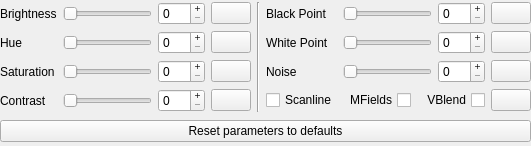
<?xml version="1.0" encoding="UTF-8"?>
<ui version="4.0">
 <class>wdgNTSCCRTLMP88959Filter</class>
 <widget class="QWidget" name="wdgNTSCCRTLMP88959Filter">
  <property name="geometry">
   <rect>
    <x>0</x>
    <y>0</y>
    <width>531</width>
    <height>146</height>
   </rect>
  </property>
  <property name="windowTitle">
   <string notr="true">wdgNTSCCRTLMP88959Filter</string>
  </property>
  <layout class="QVBoxLayout" name="verticalLayout_wdgNTSCCRTLMP88959Filter">
   <property name="leftMargin">
    <number>0</number>
   </property>
   <property name="topMargin">
    <number>0</number>
   </property>
   <property name="rightMargin">
    <number>0</number>
   </property>
   <property name="bottomMargin">
    <number>0</number>
   </property>
   <item>
    <layout class="QGridLayout" name="gridLayout_parameters">
     <item row="3" column="1">
      <widget class="QSlider" name="horizontalSlider_Contrast">
       <property name="maximum">
        <number>255</number>
       </property>
       <property name="orientation">
        <enum>Qt::Horizontal</enum>
       </property>
      </widget>
     </item>
     <item row="1" column="5">
      <widget class="QLabel" name="label_White_Point">
       <property name="text">
        <string>White Point</string>
       </property>
       <property name="alignment">
        <set>Qt::AlignLeading|Qt::AlignLeft|Qt::AlignVCenter</set>
       </property>
      </widget>
     </item>
     <item row="1" column="2">
      <widget class="QSpinBox" name="spinBox_Hue">
       <property name="buttonSymbols">
        <enum>QAbstractSpinBox::PlusMinus</enum>
       </property>
       <property name="maximum">
        <number>255</number>
       </property>
      </widget>
     </item>
     <item row="0" column="6">
      <widget class="QSlider" name="horizontalSlider_Black_Point">
       <property name="maximum">
        <number>100</number>
       </property>
       <property name="orientation">
        <enum>Qt::Horizontal</enum>
       </property>
      </widget>
     </item>
     <item row="1" column="3">
      <widget class="QPushButton" name="pushButton_Hue">
       <property name="text">
        <string notr="true"/>
       </property>
       <property name="icon">
        <iconset resource="resources.qrc">
         <normaloff>:/icon/icons/default.svgz</normaloff>:/icon/icons/default.svgz</iconset>
       </property>
      </widget>
     </item>
     <item row="0" column="0">
      <widget class="QLabel" name="label_Brightness">
       <property name="text">
        <string>Brightness</string>
       </property>
       <property name="alignment">
        <set>Qt::AlignLeading|Qt::AlignLeft|Qt::AlignVCenter</set>
       </property>
      </widget>
     </item>
     <item row="0" column="5">
      <widget class="QLabel" name="label_Black_Point">
       <property name="text">
        <string>Black Point</string>
       </property>
       <property name="alignment">
        <set>Qt::AlignLeading|Qt::AlignLeft|Qt::AlignVCenter</set>
       </property>
      </widget>
     </item>
     <item row="2" column="3">
      <widget class="QPushButton" name="pushButton_Saturation">
       <property name="text">
        <string notr="true"/>
       </property>
       <property name="icon">
        <iconset resource="resources.qrc">
         <normaloff>:/icon/icons/default.svgz</normaloff>:/icon/icons/default.svgz</iconset>
       </property>
      </widget>
     </item>
     <item row="2" column="7">
      <widget class="QSpinBox" name="spinBox_Noise">
       <property name="buttonSymbols">
        <enum>QAbstractSpinBox::PlusMinus</enum>
       </property>
       <property name="maximum">
        <number>255</number>
       </property>
       <property name="value">
        <number>0</number>
       </property>
      </widget>
     </item>
     <item row="2" column="1">
      <widget class="QSlider" name="horizontalSlider_Saturation">
       <property name="maximum">
        <number>50</number>
       </property>
       <property name="orientation">
        <enum>Qt::Horizontal</enum>
       </property>
      </widget>
     </item>
     <item row="2" column="8">
      <widget class="QPushButton" name="pushButton_Noise">
       <property name="text">
        <string notr="true"/>
       </property>
       <property name="icon">
        <iconset resource="resources.qrc">
         <normaloff>:/icon/icons/default.svgz</normaloff>:/icon/icons/default.svgz</iconset>
       </property>
      </widget>
     </item>
     <item row="3" column="0">
      <widget class="QLabel" name="label_Contrast">
       <property name="text">
        <string>Contrast</string>
       </property>
       <property name="alignment">
        <set>Qt::AlignLeading|Qt::AlignLeft|Qt::AlignVCenter</set>
       </property>
      </widget>
     </item>
     <item row="1" column="1">
      <widget class="QSlider" name="horizontalSlider_Hue">
       <property name="maximum">
        <number>255</number>
       </property>
       <property name="orientation">
        <enum>Qt::Horizontal</enum>
       </property>
      </widget>
     </item>
     <item row="0" column="4" rowspan="4">
      <widget class="Line" name="line">
       <property name="orientation">
        <enum>Qt::Vertical</enum>
       </property>
      </widget>
     </item>
     <item row="3" column="2">
      <widget class="QSpinBox" name="spinBox_Contrast">
       <property name="buttonSymbols">
        <enum>QAbstractSpinBox::PlusMinus</enum>
       </property>
       <property name="maximum">
        <number>255</number>
       </property>
      </widget>
     </item>
     <item row="1" column="6">
      <widget class="QSlider" name="horizontalSlider_White_Point">
       <property name="maximum">
        <number>255</number>
       </property>
       <property name="orientation">
        <enum>Qt::Horizontal</enum>
       </property>
      </widget>
     </item>
     <item row="2" column="5">
      <widget class="QLabel" name="label_Noise">
       <property name="text">
        <string>Noise</string>
       </property>
       <property name="alignment">
        <set>Qt::AlignLeading|Qt::AlignLeft|Qt::AlignVCenter</set>
       </property>
      </widget>
     </item>
     <item row="2" column="0">
      <widget class="QLabel" name="label_Saturation">
       <property name="text">
        <string>Saturation</string>
       </property>
       <property name="alignment">
        <set>Qt::AlignLeading|Qt::AlignLeft|Qt::AlignVCenter</set>
       </property>
      </widget>
     </item>
     <item row="0" column="2">
      <widget class="QSpinBox" name="spinBox_Brightness">
       <property name="buttonSymbols">
        <enum>QAbstractSpinBox::PlusMinus</enum>
       </property>
       <property name="maximum">
        <number>100</number>
       </property>
      </widget>
     </item>
     <item row="2" column="2">
      <widget class="QSpinBox" name="spinBox_Saturation">
       <property name="buttonSymbols">
        <enum>QAbstractSpinBox::PlusMinus</enum>
       </property>
       <property name="maximum">
        <number>50</number>
       </property>
      </widget>
     </item>
     <item row="0" column="3">
      <widget class="QPushButton" name="pushButton_Brightness">
       <property name="text">
        <string notr="true"/>
       </property>
       <property name="icon">
        <iconset resource="resources.qrc">
         <normaloff>:/icon/icons/default.svgz</normaloff>:/icon/icons/default.svgz</iconset>
       </property>
      </widget>
     </item>
     <item row="3" column="8">
      <widget class="QPushButton" name="pushButton_Scanline_MFields_VBlend">
       <property name="text">
        <string notr="true"/>
       </property>
       <property name="icon">
        <iconset resource="resources.qrc">
         <normaloff>:/icon/icons/default.svgz</normaloff>:/icon/icons/default.svgz</iconset>
       </property>
      </widget>
     </item>
     <item row="2" column="6">
      <widget class="QSlider" name="horizontalSlider_Noise">
       <property name="minimum">
        <number>0</number>
       </property>
       <property name="maximum">
        <number>255</number>
       </property>
       <property name="orientation">
        <enum>Qt::Horizontal</enum>
       </property>
      </widget>
     </item>
     <item row="1" column="8">
      <widget class="QPushButton" name="pushButton_White_Point">
       <property name="text">
        <string notr="true"/>
       </property>
       <property name="icon">
        <iconset resource="resources.qrc">
         <normaloff>:/icon/icons/default.svgz</normaloff>:/icon/icons/default.svgz</iconset>
       </property>
      </widget>
     </item>
     <item row="3" column="3">
      <widget class="QPushButton" name="pushButton_Contrast">
       <property name="text">
        <string notr="true"/>
       </property>
       <property name="icon">
        <iconset resource="resources.qrc">
         <normaloff>:/icon/icons/default.svgz</normaloff>:/icon/icons/default.svgz</iconset>
       </property>
      </widget>
     </item>
     <item row="0" column="7">
      <widget class="QSpinBox" name="spinBox_Black_Point">
       <property name="buttonSymbols">
        <enum>QAbstractSpinBox::PlusMinus</enum>
       </property>
       <property name="maximum">
        <number>100</number>
       </property>
       <property name="value">
        <number>0</number>
       </property>
      </widget>
     </item>
     <item row="1" column="0">
      <widget class="QLabel" name="label_Hue">
       <property name="text">
        <string>Hue</string>
       </property>
       <property name="alignment">
        <set>Qt::AlignLeading|Qt::AlignLeft|Qt::AlignVCenter</set>
       </property>
      </widget>
     </item>
     <item row="0" column="8">
      <widget class="QPushButton" name="pushButton_Black_Point">
       <property name="text">
        <string notr="true"/>
       </property>
       <property name="icon">
        <iconset resource="resources.qrc">
         <normaloff>:/icon/icons/default.svgz</normaloff>:/icon/icons/default.svgz</iconset>
       </property>
      </widget>
     </item>
     <item row="1" column="7">
      <widget class="QSpinBox" name="spinBox_White_Point">
       <property name="buttonSymbols">
        <enum>QAbstractSpinBox::PlusMinus</enum>
       </property>
       <property name="maximum">
        <number>255</number>
       </property>
       <property name="value">
        <number>0</number>
       </property>
      </widget>
     </item>
     <item row="0" column="1">
      <widget class="QSlider" name="horizontalSlider_Brightness">
       <property name="maximum">
        <number>100</number>
       </property>
       <property name="orientation">
        <enum>Qt::Horizontal</enum>
       </property>
      </widget>
     </item>
     <item row="3" column="6" colspan="2">
      <layout class="QHBoxLayout" name="horizontalLayout_SMV">
       <item>
        <widget class="QCheckBox" name="checkBox_Merge_Fields">
         <property name="layoutDirection">
          <enum>Qt::RightToLeft</enum>
         </property>
         <property name="text">
          <string>MFields</string>
         </property>
        </widget>
       </item>
       <item>
        <widget class="QCheckBox" name="checkBox_Vertical_Blend">
         <property name="layoutDirection">
          <enum>Qt::RightToLeft</enum>
         </property>
         <property name="text">
          <string>VBlend</string>
         </property>
        </widget>
       </item>
      </layout>
     </item>
     <item row="3" column="5">
      <widget class="QCheckBox" name="checkBox_Scanline">
       <property name="layoutDirection">
        <enum>Qt::LeftToRight</enum>
       </property>
       <property name="text">
        <string>Scanline</string>
       </property>
      </widget>
     </item>
    </layout>
   </item>
   <item>
    <widget class="QPushButton" name="pushButton_NTSC_Parameters_reset">
     <property name="text">
      <string>Reset parameters to defaults</string>
     </property>
     <property name="icon">
      <iconset resource="resources.qrc">
       <normaloff>:/icon/icons/overscan_default.svgz</normaloff>:/icon/icons/overscan_default.svgz</iconset>
     </property>
    </widget>
   </item>
  </layout>
 </widget>
 <tabstops>
  <tabstop>horizontalSlider_Brightness</tabstop>
  <tabstop>spinBox_Brightness</tabstop>
  <tabstop>pushButton_Brightness</tabstop>
  <tabstop>horizontalSlider_Hue</tabstop>
  <tabstop>spinBox_Hue</tabstop>
  <tabstop>pushButton_Hue</tabstop>
  <tabstop>horizontalSlider_Saturation</tabstop>
  <tabstop>spinBox_Saturation</tabstop>
  <tabstop>pushButton_Saturation</tabstop>
  <tabstop>horizontalSlider_Contrast</tabstop>
  <tabstop>spinBox_Contrast</tabstop>
  <tabstop>pushButton_Contrast</tabstop>
  <tabstop>horizontalSlider_Black_Point</tabstop>
  <tabstop>spinBox_Black_Point</tabstop>
  <tabstop>pushButton_Black_Point</tabstop>
  <tabstop>horizontalSlider_White_Point</tabstop>
  <tabstop>spinBox_White_Point</tabstop>
  <tabstop>pushButton_White_Point</tabstop>
  <tabstop>horizontalSlider_Noise</tabstop>
  <tabstop>spinBox_Noise</tabstop>
  <tabstop>pushButton_Noise</tabstop>
  <tabstop>checkBox_Scanline</tabstop>
  <tabstop>checkBox_Merge_Fields</tabstop>
  <tabstop>checkBox_Vertical_Blend</tabstop>
  <tabstop>pushButton_Scanline_MFields_VBlend</tabstop>
  <tabstop>pushButton_NTSC_Parameters_reset</tabstop>
 </tabstops>
 <resources>
  <include location="resources.qrc"/>
 </resources>
 <connections/>
</ui>
